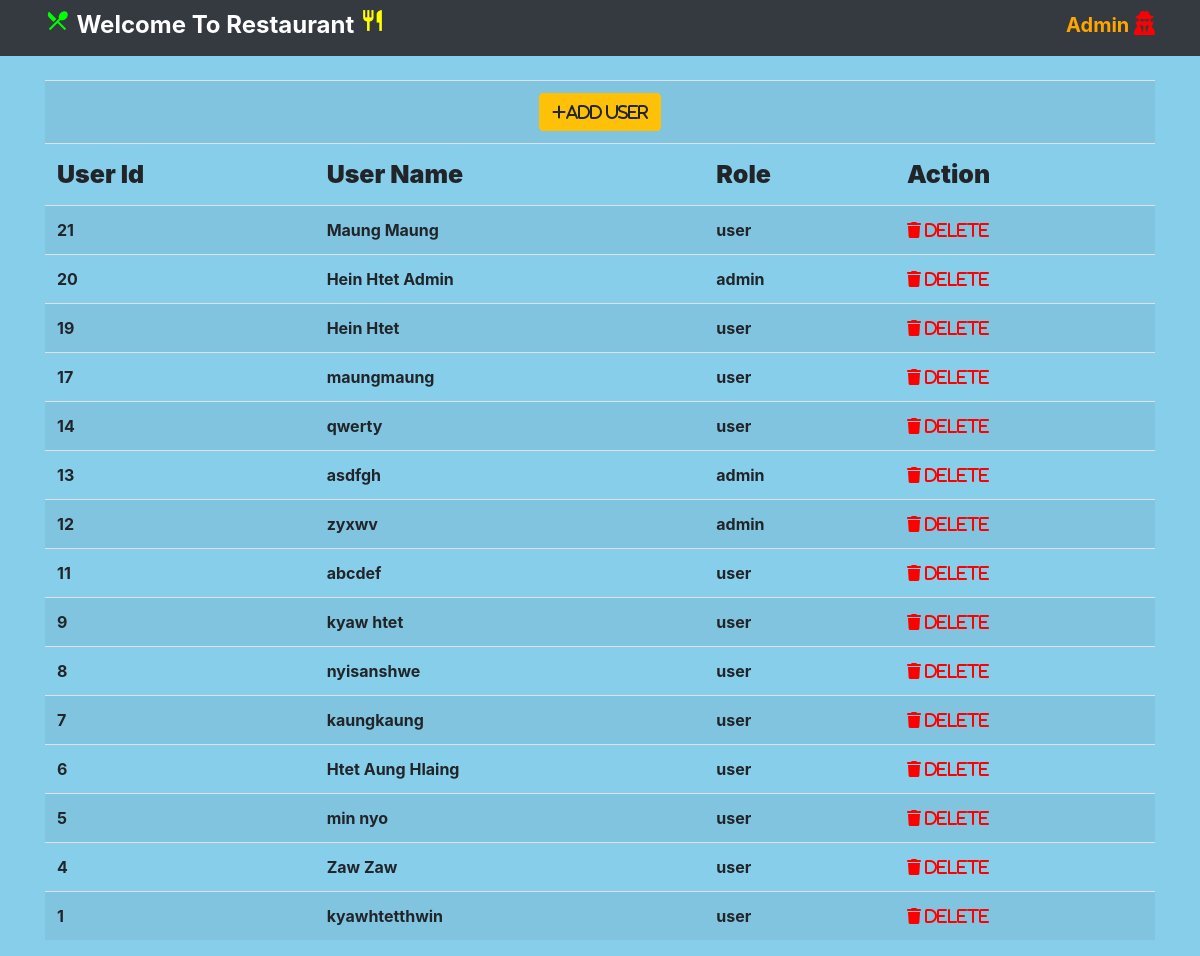
/admin/userlist.php, run on the app's committed database.
### tables this page shows
CREATE TABLE `user` (
  `userid` int(11) NOT NULL,
  `username` varchar(30) NOT NULL,
  `password` varchar(255) NOT NULL,
  `email` varchar(30) NOT NULL,
  `phone` varchar(15) NOT NULL,
  `address` varchar(100) NOT NULL,
  `role` varchar(10) NOT NULL
);

### admin/userlist.php (the view, shortened to what this page needs)
<!DOCTYPE html>
<html>
<head>
    <link rel="stylesheet" href="https://maxcdn.bootstrapcdn.com/bootstrap/4.0.0/css/bootstrap.min.css">
    <link rel="stylesheet" href="https://cdnjs.cloudflare.com/ajax/libs/font-awesome/4.7.0/css/font-awesome.min.css">
</head>
<body class="bg">
<?php
include('header.php');
?>
<div class="container"> <br>
	<div class="row">
		<div class="col-md-12">
				<table class="table table-striped" style="background-color: transparent;">
					<tr>
						<td colspan="7" align="center">
							<a href="adduser.php" class="btn btn-warning">
								<i class="fa fa-plus">Add User </i>
							</a>
						</td>
					</tr>
					<tr style="font-size: 25px;">
						<th><b>User Id</b></th>
						<th><b>User Name</b></th>
						<th><b>Role</b></th>
						<th><b>Action</b></th>
					</tr>
					<?php
					$query="select * from user order by userid desc";
					$go_query = mysqli_query($connection,$query);
					while ($row=mysqli_fetch_array($go_query))
					{
						$userid=$row['userid'];
						$username=$row['username'];
						$role=$row['role'];
						echo "<tr>";
						echo "<td><b>{$userid}</b></td>";
						echo "<td><b>{$username}</b></td>";
						echo "<td><b>{$role}</b></td>";
						echo "<td><a href='userlist.php?action=delete&id={$userid}' style='color:red;'  class='fa fa-trash' onclick=\"return confirm('Are U Sure?')\">  DELETE</a></td>";
						echo "</tr>";
					}
					 ?>
				</table>
		</div>
	</div>
</div>
</body>
</html>

### admin/userlist.php (style rules this page uses)
.bg { background-color: skyblue; background-size: cover; }

### data on the page
user: userid "21", username "Maung Maung", role "user"
user: userid "20", username "Hein Htet Admin", role "admin"
user: userid "19", username "Hein Htet", role "user"
user: userid "17", username "maungmaung", role "user"
user: userid "14", username "qwerty", role "user"
user: userid "13", username "asdfgh", role "admin"
user: userid "12", username "zyxwv", role "admin"
user: userid "11", username "abcdef", role "user"
user: userid "9", username "kyaw htet", role "user"
user: userid "8", username "nyisanshwe", role "user"
user: userid "7", username "kaungkaung", role "user"
user: userid "6", username "Htet Aung Hlaing", role "user"
user: userid "5", username "min nyo", role "user"
user: userid "4", username "Zaw Zaw", role "user"
user: userid "1", username "kyawhtetthwin", role "user"
